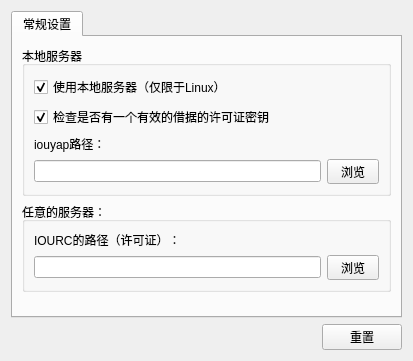
<?xml version="1.0" encoding="UTF-8"?>
<ui version="4.0">
 <class>IOUPreferencesPageWidget</class>
 <widget class="QWidget" name="IOUPreferencesPageWidget">
  <property name="geometry">
   <rect>
    <x>0</x>
    <y>0</y>
    <width>413</width>
    <height>361</height>
   </rect>
  </property>
  <property name="windowTitle">
   <string>IOU设置</string>
  </property>
  <layout class="QVBoxLayout">
   <item>
    <widget class="QTabWidget" name="uiTabWidget">
     <property name="currentIndex">
      <number>0</number>
     </property>
     <widget class="QWidget" name="uiGeneralSettingsTabWidget">
      <attribute name="title">
       <string>常规设置</string>
      </attribute>
      <layout class="QVBoxLayout" name="verticalLayout">
       <item>
        <widget class="QGroupBox" name="uiLocalServerGroupBox">
         <property name="title">
          <string>本地服务器</string>
         </property>
         <layout class="QGridLayout" name="gridLayout_3">
          <item row="5" column="0" colspan="2">
           <layout class="QHBoxLayout" name="horizontalLayout_6">
            <item>
             <widget class="QLineEdit" name="uiIouyapPathLineEdit">
              <property name="sizePolicy">
               <sizepolicy hsizetype="MinimumExpanding" vsizetype="Fixed">
                <horstretch>0</horstretch>
                <verstretch>0</verstretch>
               </sizepolicy>
              </property>
             </widget>
            </item>
            <item>
             <widget class="QToolButton" name="uiIouyapPathToolButton">
              <property name="text">
               <string>  浏览  </string>
              </property>
              <property name="toolButtonStyle">
               <enum>Qt::ToolButtonTextOnly</enum>
              </property>
             </widget>
            </item>
           </layout>
          </item>
          <item row="4" column="0">
           <widget class="QLabel" name="uiIouyapPathLabel">
            <property name="text">
             <string>iouyap路径：</string>
            </property>
           </widget>
          </item>
          <item row="3" column="0">
           <widget class="QCheckBox" name="uiLicensecheckBox">
            <property name="text">
             <string>检查是否有一个有效的借据的许可证密钥</string>
            </property>
            <property name="checked">
             <bool>true</bool>
            </property>
           </widget>
          </item>
          <item row="0" column="0">
           <widget class="QCheckBox" name="uiUseLocalServercheckBox">
            <property name="text">
             <string>使用本地服务器（仅限于Linux）</string>
            </property>
            <property name="checked">
             <bool>true</bool>
            </property>
           </widget>
          </item>
         </layout>
        </widget>
       </item>
       <item>
        <widget class="QGroupBox" name="uiAnyServerGroupBox">
         <property name="title">
          <string>任意的服务器：</string>
         </property>
         <layout class="QGridLayout" name="gridLayout_4">
          <item row="0" column="0">
           <widget class="QLabel" name="uiIOURCPathLabel">
            <property name="text">
             <string>IOURC的路径（许可证）：</string>
            </property>
           </widget>
          </item>
          <item row="1" column="0">
           <layout class="QHBoxLayout" name="horizontalLayout_5">
            <item>
             <widget class="QLineEdit" name="uiIOURCPathLineEdit">
              <property name="sizePolicy">
               <sizepolicy hsizetype="MinimumExpanding" vsizetype="Fixed">
                <horstretch>0</horstretch>
                <verstretch>0</verstretch>
               </sizepolicy>
              </property>
             </widget>
            </item>
            <item>
             <widget class="QToolButton" name="uiIOURCPathToolButton">
              <property name="text">
               <string>  浏览  </string>
              </property>
              <property name="toolButtonStyle">
               <enum>Qt::ToolButtonTextOnly</enum>
              </property>
             </widget>
            </item>
           </layout>
          </item>
         </layout>
        </widget>
       </item>
       <item>
        <spacer name="verticalSpacer">
         <property name="orientation">
          <enum>Qt::Vertical</enum>
         </property>
         <property name="sizeHint" stdset="0">
          <size>
           <width>20</width>
           <height>5</height>
          </size>
         </property>
        </spacer>
       </item>
      </layout>
     </widget>
    </widget>
   </item>
   <item>
    <layout class="QHBoxLayout" name="horizontalLayout_2">
     <item>
      <spacer name="horizontalSpacer">
       <property name="orientation">
        <enum>Qt::Horizontal</enum>
       </property>
       <property name="sizeHint" stdset="0">
        <size>
         <width>164</width>
         <height>20</height>
        </size>
       </property>
      </spacer>
     </item>
     <item>
      <widget class="QPushButton" name="uiRestoreDefaultsPushButton">
       <property name="text">
        <string>重置</string>
       </property>
      </widget>
     </item>
    </layout>
   </item>
  </layout>
 </widget>
 <resources/>
 <connections/>
 <designerdata>
  <property name="gridDeltaX">
   <number>10</number>
  </property>
  <property name="gridDeltaY">
   <number>10</number>
  </property>
  <property name="gridSnapX">
   <bool>true</bool>
  </property>
  <property name="gridSnapY">
   <bool>true</bool>
  </property>
  <property name="gridVisible">
   <bool>true</bool>
  </property>
 </designerdata>
</ui>
